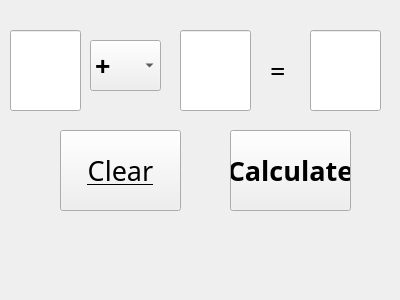
<?xml version="1.0" encoding="UTF-8"?>
<ui version="4.0">
 <class>Form</class>
 <widget class="QWidget" name="Form">
  <property name="geometry">
   <rect>
    <x>0</x>
    <y>0</y>
    <width>400</width>
    <height>300</height>
   </rect>
  </property>
  <property name="windowTitle">
   <string>Form</string>
  </property>
  <widget class="QLineEdit" name="Input1">
   <property name="geometry">
    <rect>
     <x>10</x>
     <y>30</y>
     <width>71</width>
     <height>81</height>
    </rect>
   </property>
   <property name="font">
    <font>
     <family>Adobe Devanagari</family>
     <pointsize>20</pointsize>
    </font>
   </property>
   <property name="alignment">
    <set>Qt::AlignCenter</set>
   </property>
  </widget>
  <widget class="QComboBox" name="comboBox">
   <property name="geometry">
    <rect>
     <x>90</x>
     <y>40</y>
     <width>71</width>
     <height>51</height>
    </rect>
   </property>
   <property name="font">
    <font>
     <family>Adobe Devanagari</family>
     <pointsize>20</pointsize>
     <weight>75</weight>
     <bold>true</bold>
    </font>
   </property>
   <item>
    <property name="text">
     <string>+</string>
    </property>
   </item>
   <item>
    <property name="text">
     <string>-</string>
    </property>
   </item>
   <item>
    <property name="text">
     <string>×</string>
    </property>
   </item>
   <item>
    <property name="text">
     <string>÷</string>
    </property>
   </item>
  </widget>
  <widget class="QLineEdit" name="Input2">
   <property name="geometry">
    <rect>
     <x>180</x>
     <y>30</y>
     <width>71</width>
     <height>81</height>
    </rect>
   </property>
   <property name="font">
    <font>
     <family>Adobe Devanagari</family>
     <pointsize>20</pointsize>
    </font>
   </property>
   <property name="alignment">
    <set>Qt::AlignCenter</set>
   </property>
  </widget>
  <widget class="QLineEdit" name="Result">
   <property name="geometry">
    <rect>
     <x>310</x>
     <y>30</y>
     <width>71</width>
     <height>81</height>
    </rect>
   </property>
   <property name="font">
    <font>
     <family>Adobe Devanagari</family>
     <pointsize>20</pointsize>
    </font>
   </property>
   <property name="alignment">
    <set>Qt::AlignCenter</set>
   </property>
  </widget>
  <widget class="QLabel" name="equal">
   <property name="geometry">
    <rect>
     <x>270</x>
     <y>50</y>
     <width>31</width>
     <height>41</height>
    </rect>
   </property>
   <property name="font">
    <font>
     <family>Adobe Devanagari</family>
     <pointsize>20</pointsize>
    </font>
   </property>
   <property name="text">
    <string>=</string>
   </property>
  </widget>
  <widget class="QPushButton" name="Clear_btn">
   <property name="geometry">
    <rect>
     <x>60</x>
     <y>130</y>
     <width>121</width>
     <height>81</height>
    </rect>
   </property>
   <property name="font">
    <font>
     <family>Adobe Devanagari</family>
     <pointsize>20</pointsize>
     <weight>50</weight>
     <bold>false</bold>
     <underline>true</underline>
    </font>
   </property>
   <property name="text">
    <string>Clear</string>
   </property>
  </widget>
  <widget class="QPushButton" name="Calculate_btn">
   <property name="geometry">
    <rect>
     <x>230</x>
     <y>130</y>
     <width>121</width>
     <height>81</height>
    </rect>
   </property>
   <property name="font">
    <font>
     <family>Adobe Devanagari</family>
     <pointsize>20</pointsize>
     <weight>75</weight>
     <bold>true</bold>
    </font>
   </property>
   <property name="text">
    <string>Calculate</string>
   </property>
  </widget>
 </widget>
 <resources/>
 <connections>
  <connection>
   <sender>Clear_btn</sender>
   <signal>clicked()</signal>
   <receiver>Input1</receiver>
   <slot>clear()</slot>
   <hints>
    <hint type="sourcelabel">
     <x>120</x>
     <y>170</y>
    </hint>
    <hint type="destinationlabel">
     <x>45</x>
     <y>70</y>
    </hint>
   </hints>
  </connection>
  <connection>
   <sender>Clear_btn</sender>
   <signal>clicked()</signal>
   <receiver>Input2</receiver>
   <slot>clear()</slot>
   <hints>
    <hint type="sourcelabel">
     <x>120</x>
     <y>170</y>
    </hint>
    <hint type="destinationlabel">
     <x>215</x>
     <y>70</y>
    </hint>
   </hints>
  </connection>
  <connection>
   <sender>Clear_btn</sender>
   <signal>clicked()</signal>
   <receiver>Result</receiver>
   <slot>clear()</slot>
   <hints>
    <hint type="sourcelabel">
     <x>120</x>
     <y>170</y>
    </hint>
    <hint type="destinationlabel">
     <x>345</x>
     <y>70</y>
    </hint>
   </hints>
  </connection>
 </connections>
</ui>
